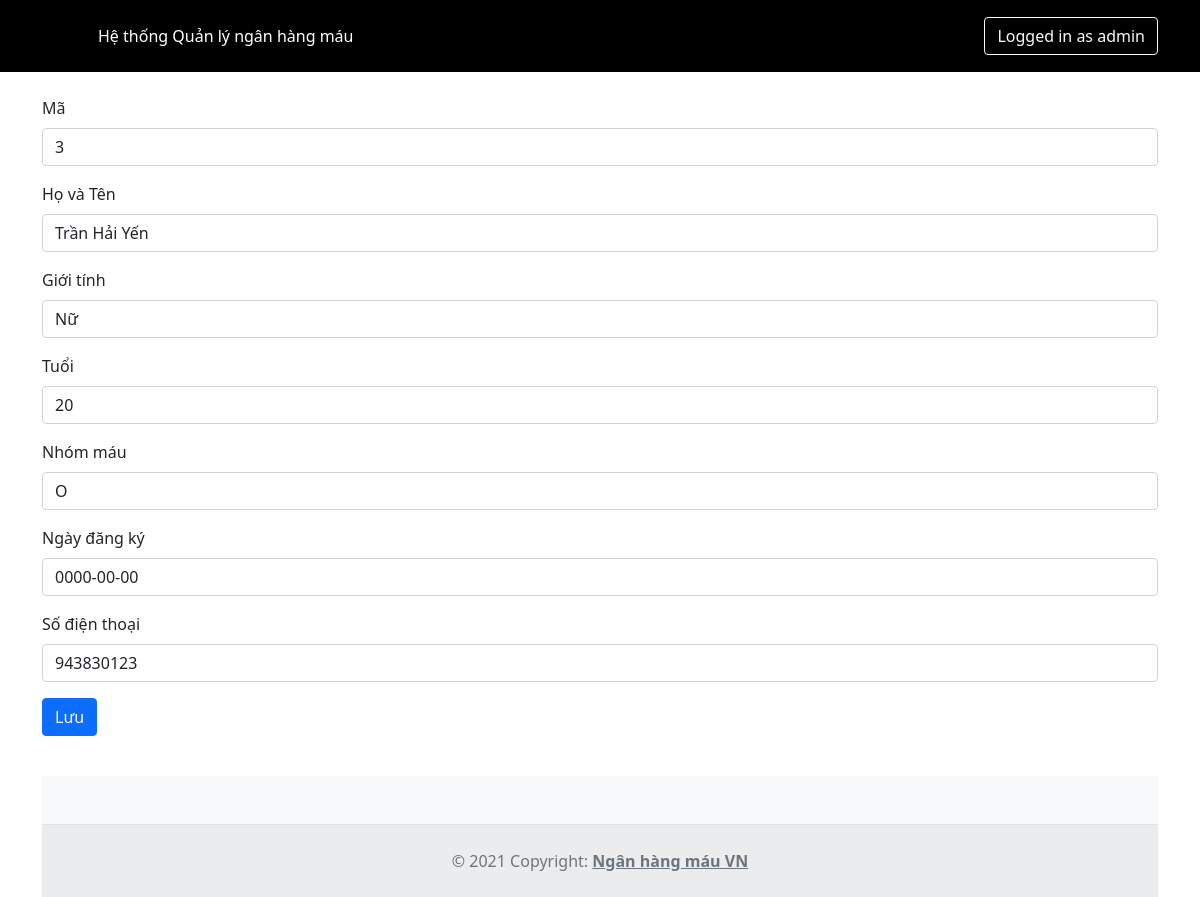
Screenshot of /scr/suabd.php?bd_id=3 with the database file from the repository.
### tables this page shows
CREATE TABLE `blood_donor` (
  `bd_id` int(10) NOT NULL,
  `bd_name` varchar(50) NOT NULL,
  `bd_sex` varchar(10) NOT NULL,
  `bd_age` int(10) NOT NULL,
  `bd_bgroup` char(10) NOT NULL,
  `bd_reg_date` date NOT NULL,
  `bd_phno` int(20) DEFAULT NULL
);

### scr/suabd.php (the view, shortened to what this page needs)
    <?php
        include('partials/header.php');
    ?>
    <?php $conn = mysqli_connect('localhost', 'root', '', 'blood_donor');
        if(isset($_GET['bd_id'])) {
            $id = $_GET['bd_id'];
            $sql = "SELECT * from  blood_donor where bd_id = '$id'";
            $result = mysqli_query($conn, $sql);
        }
    ?>
    <div class="container">
        <?php while($row = mysqli_fetch_assoc($result)){?>
        <form class="mt-4" method="POST" action="">
            <div class="mb-3">
                <label for="id" class="form-label">Mã</label>
                <input type="text" name="id" class="form-control" id="id" value="<?php echo $row['bd_id']; ?>">
            </div>
            <div class="mb-3">
                <label for="fullName" class="form-label">Họ và Tên</label>
                <input type="text" name="fullName" class="form-control" id="fullName" value="<?php echo $row['bd_name']; ?>">
            </div>
            <div class="mb-3">
                <label for="sex" class="form-label">Giới tính</label>
                <input type="text" name="sex" class="form-control" id="sex" value="<?php echo $row['bd_sex']; ?>">
            </div>
            <div class="mb-3">
                <label for="age" class="form-label">Tuổi</label>
                <input type="text" name="age" class="form-control" id="age" value="<?php echo $row['bd_age']; ?>">
            </div>
            <div class="mb-3">
                <label for="bgroup" class="form-label">Nhóm máu</label>
                <input type="text" name="bgroup" class="form-control" id="bgroup" value="<?php echo $row['bd_bgroup']; ?>">
            </div>
            <div class="mb-3">
                <label for="date" class="form-label">Ngày đăng ký</label>
                <input type="text" name="date" class="form-control" id="date" value="<?php echo $row['bd_reg_date']; ?>">
            </div>
            <div class="mb-3">
                <label for="sdt" class="form-label">Số điện thoại</label>
                <input type="text" name="sdt" class="form-control" id="sdt" value="<?php echo $row['bd_phno']; ?>">
            <button type="submit" class="btn btn-primary mt-3 mb-4" name="submit">Lưu</button>
        </form>
        <?php } ?>
    </div>
<?php
include('partials/footer.php');
?>

### rows the page displays
blood_donor: id "3", fullName "Trần Hải Yến", sex "Nữ", age "20", bgroup "O", date "0000-00-00", sdt "943830123"
